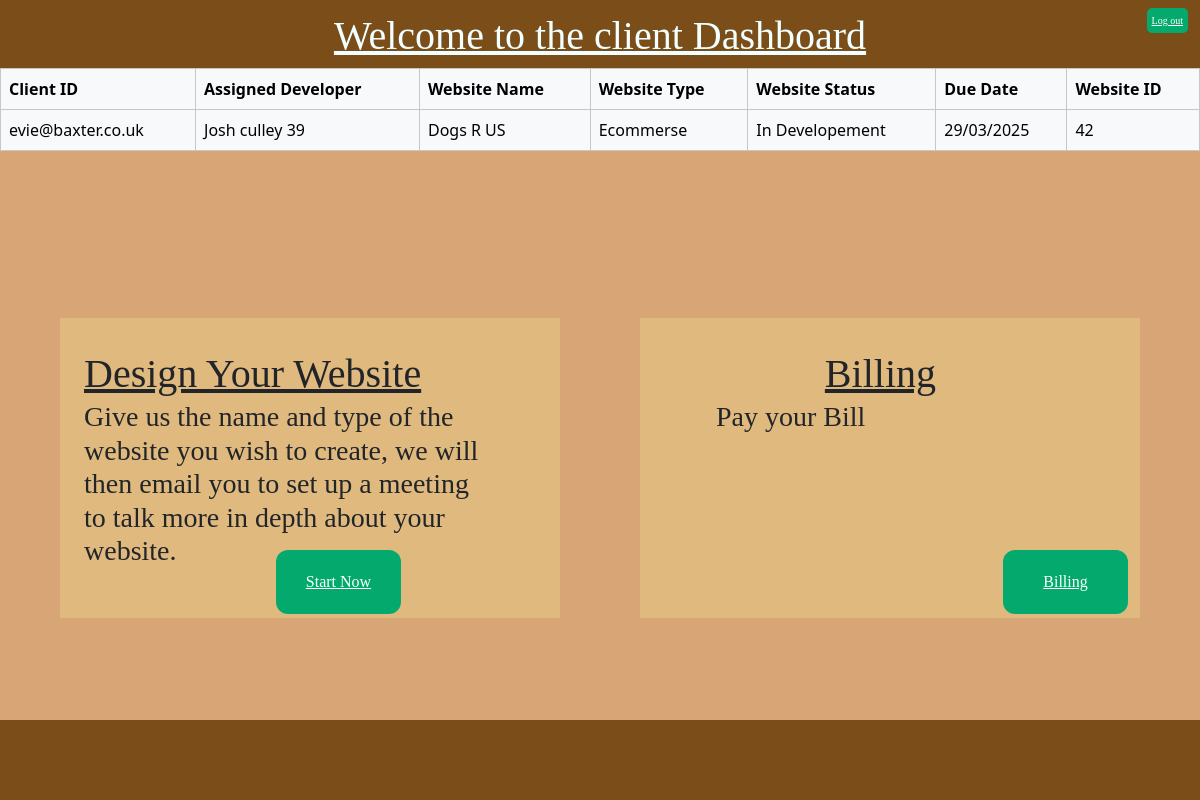
Page /client_dashboard (signed in) on the committed database.
### WebDev/models.py (models this page shows, shortened)
class Website_details(models.Model):
  WebsiteID = models.BigAutoField(auto_created=True, primary_key=True, blank=False, unique=True)
  ClientID = models.ForeignKey(User, on_delete=models.CASCADE)
  DeveloperID = models.ForeignKey(Developers, blank=True, null=True, on_delete=models.CASCADE)
  WebsiteName = models.CharField(max_length=255, blank=False)
  WebsiteType = models.CharField(max_length=255, blank=False)
  WebsiteStatus = models.CharField(max_length=255, blank=True)
  DueDate = models.CharField(max_length=255, blank=True, null=True)

class Developers(models.Model):
  DeveloperID = models.BigAutoField(auto_created=True, primary_key=True, blank=False, unique=True)
  FirstName = models.CharField(max_length=255, blank=False)
  LastName = models.CharField(max_length=255, blank=False)
  Gender = models.CharField(max_length=255, null=True)
  Email = models.CharField(max_length=255, blank=False )
  MobileNumber = models.CharField(max_length=255, blank=False)
  HomeNumber = models.CharField(max_length=255, null=True)
  def __str__(self):
    return '%s %s %s' % (self.FirstName, self.LastName, self.DeveloperID)

### WebDev/views.py (the view)
# urls.py: path('client_dashboard', views.client_dash, name ='client_dash'),        # client dash
@login_required
def client_dash(request):
    detail_context ={}
    deatail_form = details_form()
    details = Website_details.objects.filter(ClientID=request.user)
    detail_context['details'] = details
    detail_context['deatail_form'] = deatail_form
    return render(request, 'WebDev/client_dash.html', detail_context)

### WebDev/templates/WebDev/client_dash.html (shortened to what this page needs)
<!DOCTYPE html>
{% load static %}
<html lang="en">
<head>
    <link rel="stylesheet" href="{% static 'WebDev/style.css' %}">
    <link href="https://cdn.jsdelivr.net/npm/bootstrap@5.3.3/dist/css/bootstrap.min.css" rel="stylesheet">
</head>
<body style=" background-color: #d8a576;">
    <div>
        <div class="title-bar"></div>
        <h1 class="title">Welcome to the client Dashboard</h1>
        <div class="box1"></div>
        <div class="box3"></div>
        <div class="bottom-bar" style="top: 90%; bottom: 0%;"></div>
        <a href="{% url 'client_website_details' %}" class="button" style="position:absolute; left: 23%; top:550px">Start Now</a>
        <a href="{% url 'client_billing' %}" class="button" style="position:absolute; right: 6%; top:550px">Billing</a>
        <a href="{% url 'home' %}" class="admin-button" style="position:absolute; right: 1%; top:1%; color: #ffffff;  background-color: #04AA6D;">Log out</a>
        <h1 style="position:absolute; left: 7%; top:350px;">Design Your Website</h1>
        <h2 style="position:absolute; left: 7%; top:400px; font-size:28px; width:400px;">Give us the name and type of the website you wish to create, we will then email you to set up a meeting to talk more in depth about your website.<h2>
        <h1 style="position:absolute; right: 22%; top:350px;">Billing</h1>
        <h2 style="position:absolute; right: 7%; top:400px; font-size:28px; width:400px; ">Pay your Bill <h2>
    </div>
    <table class = "table table-bordered table-light">
        <tr><th>Client ID</th><th>Assigned Developer</th><th>Website Name</th><th>Website Type </th><th>Website Status</th><th>Due Date</th><th>Website ID</th></tr>
        {% for x in details %}
            <tr>
                <td>{{x.ClientID}}</td>
                <td>{{x.DeveloperID}}</td>
                <td>{{x.WebsiteName}}</td>
                <td>{{x.WebsiteType}}</td>
                <td>{{x.WebsiteStatus}}</td>
                <td>{{x.DueDate}}</td>
                <td>{{x.WebsiteID}}</td>
            </tr>
        {% endfor %}
      </table>
</body>
</html>

### WebDev/static/WebDev/style.css (style rules this page uses)
.title { font-family: "Times New Roman", Times, serif; text-align: center; z-index: 1; --bs-heading-color: azure; margin-top: 1%; top:0px; position: relative; }
h1 { font-family: "Times New Roman", Times, serif; text-decoration-line: underline; }
h2 { font-family: "Times New Roman", Times, serif; }
.title-bar { position: absolute; height: 10%; width: 100%; background-color: #7a4d19; top:0%; z-index: -10; }
.bottom-bar { position: absolute; height: 10%; width: 100%; background-color: #7a4d19; top: 2000px;; z-index: -10; }
.box1 { height: 300px; width: 500px; background-color: #e0b97e; position: absolute; left: 5%; margin-top: 250px; }
.box3 { height: 300px; width: 500px; background-color: #e0b97e; position: absolute; margin-top: 250px; margin-left: auto; right :5%; }
.button { font-family: "Times New Roman", Times, serif; background-color: #04AA6D; border: none; color: white; padding: 20px; text-align: center; font-size: 16px; border-radius: 12px; width: 125px; }
.admin-button { font-family: "Times New Roman", Times, serif; background-color: #ffffff; border: none; color: rgb(0, 0, 0); padding: 5px; text-align: center; font-size: 10px; border-radius: 5px; }

### rows in the picture
Website_details: ClientID "evie@baxter.co.uk", DeveloperID "Josh culley 39", WebsiteName "Dogs R US", WebsiteType "Ecommerse", WebsiteStatus "In Developement", DueDate "29/03/2025", WebsiteID "42"
